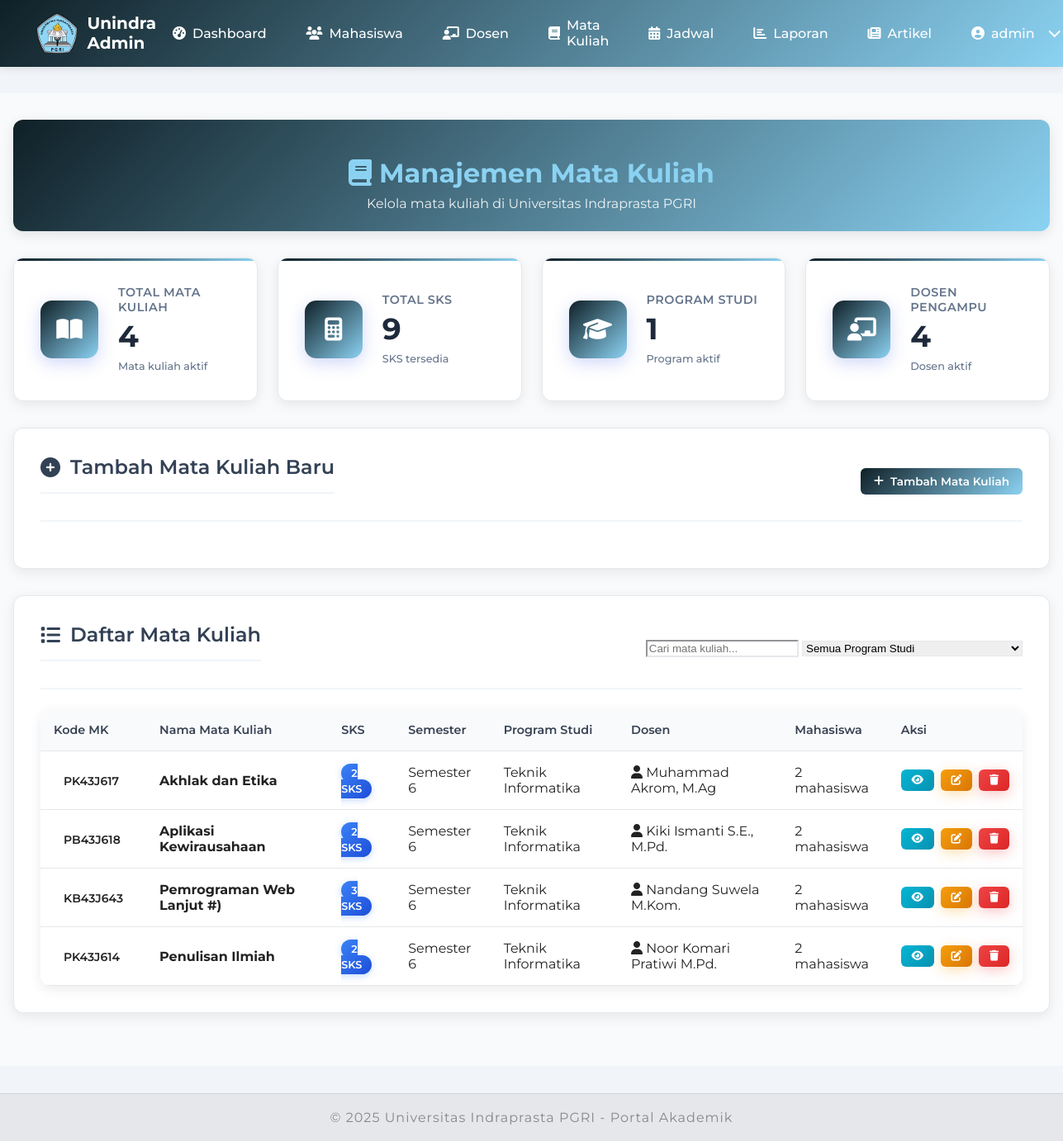
Page /admin/mata_kuliah.php (signed in) on the committed database.
### tables this page shows
CREATE TABLE `mata_kuliah` (
  `id` int(11) NOT NULL,
  `kode_mk` varchar(10) NOT NULL,
  `nama_mk` varchar(100) NOT NULL,
  `sks` int(11) NOT NULL,
  `semester` int(11) NOT NULL,
  `deskripsi` text DEFAULT NULL,
  `dosen_id` int(11) NOT NULL,
  `program_studi_id` int(11) DEFAULT NULL,
  `created_at` datetime DEFAULT current_timestamp(),
  `updated_at` datetime DEFAULT current_timestamp()
);

CREATE TABLE `program_studi` (
  `id` int(11) NOT NULL,
  `nama` varchar(100) NOT NULL,
  `fakultas_id` int(11) DEFAULT NULL,
  `kaprodi` varchar(100) DEFAULT NULL,
  `created_at` datetime DEFAULT current_timestamp()
);

CREATE TABLE `dosen` (
  `id` int(11) NOT NULL,
  `user_id` int(11) DEFAULT NULL,
  `nidn` varchar(20) NOT NULL,
  `nama` varchar(100) NOT NULL,
  `bidang_keahlian` varchar(50) DEFAULT NULL,
  `fakultas_id` int(11) DEFAULT NULL,
  `email` varchar(100) DEFAULT NULL,
  `phone` varchar(20) DEFAULT NULL,
  `alamat` text DEFAULT NULL,
  `created_at` datetime DEFAULT current_timestamp()
);

### admin/mata_kuliah.php (the view, shortened to what this page needs)
<?php
require_once '../koneksi.php';
$mata_kuliah_query = "SELECT
    mk.id,
    mk.kode_mk,
    mk.nama_mk,
    mk.sks,
    mk.semester,
    mk.program_studi_id,
    mk.dosen_id,
    ps.nama as program_studi_nama,
    d.nama as dosen_nama,
    (SELECT COUNT(*) FROM kelas k WHERE k.mata_kuliah_id = mk.id) as jumlah_mahasiswa
FROM mata_kuliah mk
LEFT JOIN program_studi ps ON mk.program_studi_id = ps.id
LEFT JOIN dosen d ON mk.dosen_id = d.id
ORDER BY ps.nama, mk.semester, mk.nama_mk";
$mk_result = mysqli_query($conn, $mata_kuliah_query);
$mata_kuliah_list = [];
while ($row = mysqli_fetch_assoc($mk_result)) {
    $mata_kuliah_list[] = $row;
}
$stats_query = "SELECT
    COUNT(*) as total_mata_kuliah,
    SUM(mk.sks) as total_sks,
    COUNT(DISTINCT mk.program_studi_id) as total_prodi,
    COUNT(DISTINCT mk.dosen_id) as total_dosen
FROM mata_kuliah mk";
$stats_result = mysqli_query($conn, $stats_query);
$stats = mysqli_fetch_assoc($stats_result);
?>
<!DOCTYPE html>
<html lang="id">
<head>
    <link rel="stylesheet" href="../assets/css/style.css">
    <link rel="stylesheet" href="../assets/css/admin.css">
    <link rel="stylesheet" href="https://cdnjs.cloudflare.com/ajax/libs/font-awesome/6.4.0/css/all.min.css">
</head>
<body>
    <?php include 'includes/nav_admin.php'; ?>
    <main>
        <div class="dashboard-container">
            <div class="dashboard-header">
                <h1><i class="fas fa-book"></i> Manajemen Mata Kuliah</h1>
                <p>Kelola mata kuliah di Universitas Indraprasta PGRI</p>
            </div>
            <div class="stats-grid">
                <div class="stat-card">
                    <div class="stat-icon">
                        <i class="fas fa-book-open"></i>
                    </div>
                    <div class="stat-info">
                        <h3>Total Mata Kuliah</h3>
                        <p class="stat-number"><?php echo $stats['total_mata_kuliah']; ?></p>
                        <small>Mata kuliah aktif</small>
                    </div>
                </div>
                <div class="stat-card">
                    <div class="stat-icon">
                        <i class="fas fa-calculator"></i>
                    </div>
                    <div class="stat-info">
                        <h3>Total SKS</h3>
                        <p class="stat-number"><?php echo $stats['total_sks']; ?></p>
                        <small>SKS tersedia</small>
                    </div>
                </div>
                <div class="stat-card">
                    <div class="stat-icon">
                        <i class="fas fa-graduation-cap"></i>
                    </div>
                    <div class="stat-info">
                        <h3>Program Studi</h3>
                        <p class="stat-number"><?php echo $stats['total_prodi']; ?></p>
                        <small>Program aktif</small>
                    </div>
                </div>
                <div class="stat-card">
                    <div class="stat-icon">
                        <i class="fas fa-chalkboard-teacher"></i>
                    </div>
                    <div class="stat-info">
                        <h3>Dosen Pengampu</h3>
                        <p class="stat-number"><?php echo $stats['total_dosen']; ?></p>
                        <small>Dosen aktif</small>
                    </div>
                </div>
            </div>
            <div class="dashboard-section">
                <div class="section-header">
                    <h2><i class="fas fa-plus-circle"></i> Tambah Mata Kuliah Baru</h2>
                    <button class="btn btn-primary" onclick="toggleAddForm()">
                        <i class="fas fa-plus"></i> Tambah Mata Kuliah
                    </button>
                </div>
            </div>
            <div class="dashboard-section">
                <div class="section-header">
                    <h2><i class="fas fa-list"></i> Daftar Mata Kuliah</h2>
                    <div class="section-actions">
                        <input type="text" id="searchInput" placeholder="Cari mata kuliah..." class="search-input">
                        <select id="filterProdi" class="filter-select">
                            <option value="">Semua Program Studi</option>
                        </select>
                    </div>
                </div>
                <div class="table-container">
                    <table class="data-table">
                        <thead>
                            <tr>
                                <th>Kode MK</th>
                                <th>Nama Mata Kuliah</th>
                                <th>SKS</th>
                                <th>Semester</th>
                                <th>Program Studi</th>
                                <th>Dosen</th>
                                <th>Mahasiswa</th>
                                <th>Aksi</th>
                            </tr>
                        </thead>
                        <tbody id="courseTableBody">
                            <?php foreach ($mata_kuliah_list as $mk): ?>
                                <tr>
                                    <td>
                                        <span class="badge badge-primary"><?php echo $mk['kode_mk']; ?></span>
                                    </td>
                                    <td>
                                        <div class="course-name">
                                            <strong><?php echo $mk['nama_mk']; ?></strong>
                                        </div>
                                    </td>
                                    <td>
                                        <span class="sks-badge"><?php echo $mk['sks']; ?> SKS</span>
                                    </td>
                                    <td>
                                        <span class="semester-badge">Semester <?php echo $mk['semester']; ?></span>
                                    </td>
                                    <td><?php echo $mk['program_studi_nama']; ?></td>
                                    <td>
                                        <div class="dosen-info">
                                            <i class="fas fa-user"></i>
                                            <?php echo $mk['dosen_nama']; ?>
                                        </div>
                                    </td>
                                    <td>
                                        <span class="student-count"><?php echo $mk['jumlah_mahasiswa']; ?> mahasiswa</span>
                                    </td>
                                    <td>
                                        <div class="action-buttons">
                                            <button class="btn btn-sm btn-info" onclick="viewCourse(<?php echo $mk['id']; ?>, '<?php echo addslashes($mk['kode_mk']); ?>', '<?php echo addslashes($mk['nama_mk']); ?>', <?php echo $mk['sks']; ?>, <?php echo $mk['semester']; ?>, '<?php echo addslashes($mk['program_studi_nama']); ?>', '<?php echo addslashes($mk['dosen_nama']); ?>', <?php echo $mk['jumlah_mahasiswa']; ?>)">
                                                <i class="fas fa-eye"></i>
                                            </button>
                                            <button class="btn btn-sm btn-warning" onclick="editCourse(<?php echo $mk['id']; ?>, '<?php echo addslashes($mk['kode_mk']); ?>', '<?php echo addslashes($mk['nama_mk']); ?>', <?php echo $mk['sks']; ?>, <?php echo $mk['semester']; ?>, <?php echo $mk['program_studi_id'] ?? 0; ?>, <?php echo $mk['dosen_id'] ?? 0; ?>)">
                                                <i class="fas fa-edit"></i>
                                            </button>
                                            <form method="POST" style="display: inline;" onsubmit="return confirmDelete('<?php echo addslashes($mk['nama_mk']); ?>')">
                                                <button type="submit" name="delete_mata_kuliah" class="btn btn-sm btn-danger">
                                                    <i class="fas fa-trash"></i>
                                                </button>
                                            </form>
                                        </div>
                                    </td>
                                </tr>
                            <?php endforeach; ?>
                        </tbody>
                    </table>
                </div>
            </div>
        </div>
    </main>
    <?php include '../includes/footer.php'; ?>
</body>
</html>

### assets/css/style.css (style rules this page uses)
:root { --primary: #8bd2f2; --secondary: #f1f5f9; --text: #222; --accent: #fbbf24; --nav-bg: #fff; --nav-shadow: 0 2px 12px rgba(0, 0, 0, 0.06); }
html, body { height: 100%; margin: 0; padding: 0; }
body { font-family: "Montserrat", Arial, sans-serif; margin: 0; padding: 0; background: var(--secondary); color: var(--text); min-height: 100vh; display: flex; flex-direction: column; }
main { flex: 1; display: flex; flex-direction: column; margin: 2rem 0; }
h1, h2, h3 { color: var(--primary); }
.btn { display: flex; align-items: center; justify-content: center; gap: 0.5rem; padding: 0.75rem 1.5rem; border-radius: 0.375rem; font-weight: 500; cursor: pointer; transition: all 0.3s ease; font-family: "Montserrat", sans-serif; border: none; }
.btn-primary { background-color: var(--primary); color: white; }

### rows in the picture
mata_kuliah: kode_mk "PK43J617", nama_mk "Akhlak dan Etika", sks "2", semester "6", program_studi.nama "Teknik Informatika", dosen.nama "Muhammad Akrom, M.Ag", jumlah_mahasiswa "2"
mata_kuliah: kode_mk "PB43J618", nama_mk "Aplikasi Kewirausahaan", sks "2", semester "6", program_studi.nama "Teknik Informatika", dosen.nama "Kiki Ismanti S.E., M.Pd.", jumlah_mahasiswa "2"
mata_kuliah: kode_mk "KB43J643", nama_mk "Pemrograman Web Lanjut #)", sks "3", semester "6", program_studi.nama "Teknik Informatika", dosen.nama "Nandang Suwela M.Kom.", jumlah_mahasiswa "2"
mata_kuliah: kode_mk "PK43J614", nama_mk "Penulisan Ilmiah", sks "2", semester "6", program_studi.nama "Teknik Informatika", dosen.nama "Noor Komari Pratiwi M.Pd.", jumlah_mahasiswa "2"

### other values in the picture
$_SESSION['username'] "admin"
$stats['total_mata_kuliah'] "4"
$stats['total_sks'] "9"
$stats['total_prodi'] "1"
$stats['total_dosen'] "4"
